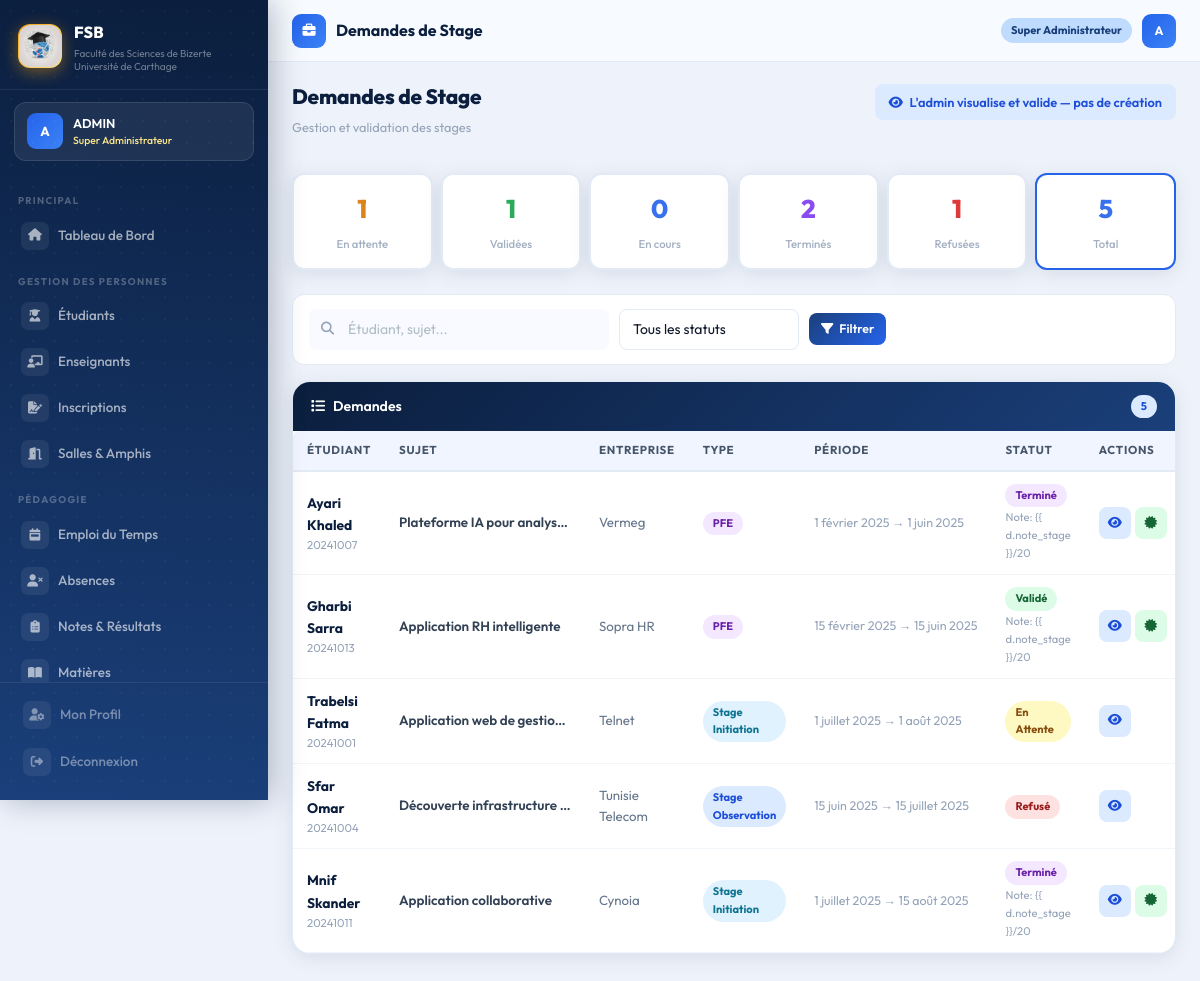
/stages/demandes/ (signed in), run on the app's committed database.
### accounts/models.py (models this page shows, shortened)
class CustomUser(AbstractUser):
    ROLE_CHOICES = [
        ('super_admin',  'Super Administrateur'),
        ('admin',        'Administrateur'),
        ('scolarite',    'Agent Scolarité'),
        ('chef_dept',    'Chef de Département'),
        ('doyen',        'Doyen / Vice-Doyen'),
    ]
    role = models.CharField(
        max_length=20,
        choices=ROLE_CHOICES,
        default='scolarite'
    )
    telephone = models.CharField(max_length=20, blank=True)
    departement = models.CharField(max_length=50, blank=True)

### stages/models.py (models this page shows, shortened)
class DemandeStage(models.Model):
    TYPE_CHOICES = [
        ('observation', 'Stage Observation'),
        ('initiation',  'Stage Initiation'),
        ('pfe',         'PFE'),
    ]
    STATUT_CHOICES = [
        ('en_attente', 'En Attente'),
        ('valide',     'Validé'),
        ('refuse',     'Refusé'),
        ('en_cours',   'En Cours'),
        ('termine',    'Terminé'),
    ]
    etudiant              = models.ForeignKey(Etudiant, on_delete=models.CASCADE,
                                              related_name='stages')
    type_stage            = models.CharField(max_length=20, choices=TYPE_CHOICES)
    entreprise            = models.CharField(max_length=200)
    sujet                 = models.CharField(max_length=300)
    description           = models.TextField(blank=True)
    date_debut            = models.DateField()
    date_fin              = models.DateField()
    encadrant_fsb         = models.ForeignKey(Enseignant, on_delete=models.SET_NULL,
                                              null=True, blank=True,
                                              related_name='stages_encadres')
    encadrant_entreprise  = models.CharField(max_length=100, blank=True)
    statut                = models.CharField(max_length=15, choices=STATUT_CHOICES,
                                             default='en_attente')
    date_demande          = models.DateField(auto_now_add=True)
    rapport               = models.FileField(upload_to='rapports_stage/',
                                             blank=True, null=True)
    note_stage            = models.FloatField(null=True, blank=True)
    commentaire_admin     = models.TextField(blank=True,
                                             help_text="Commentaire interne de l'administration")

### administration/models.py (models this page shows, shortened)
class Etudiant(models.Model):
    STATUT_CHOICES = [
        ('inscrit',   'Inscrit'),
        ('suspendu',  'Suspendu'),
        ('diplome',   'Diplômé'),
        ('abandonne', 'Abandonné'),
    ]
    nom               = models.CharField(max_length=100,null=True, blank=True)
    prenom            = models.CharField(max_length=100,null=True, blank=True)
    numero_etudiant   = models.CharField(max_length=20, unique=True)
    cin               = models.CharField(max_length=20, blank=True)
    email             = models.EmailField(blank=True)
    telephone         = models.CharField(max_length=20, blank=True)
    filiere           = models.ForeignKey(Filiere, on_delete=models.SET_NULL,
                                          null=True, related_name='etudiants')
    annee_inscription = models.IntegerField()
    date_naissance    = models.DateField(null=True, blank=True)
    lieu_naissance    = models.CharField(max_length=100, blank=True)
    adresse           = models.TextField(blank=True)
    statut            = models.CharField(max_length=20, choices=STATUT_CHOICES,
                                         default='inscrit')

### stages/views.py (the view)
@login_required
def liste_demandes(request):
    statut = request.GET.get('statut', '')
    query  = request.GET.get('q', '')
    qs = DemandeStage.objects.select_related(
        'etudiant', 'encadrant_fsb'
    ).order_by('-date_demande')
    if statut:
        qs = qs.filter(statut=statut)
    if query:
        qs = qs.filter(etudiant__nom__icontains=query) | \
             qs.filter(etudiant__prenom__icontains=query) | \
             qs.filter(etudiant__numero_etudiant__icontains=query) | \
             qs.filter(sujet__icontains=query)
    stats = {
        'en_attente': DemandeStage.objects.filter(statut='en_attente').count(),
        'valide':     DemandeStage.objects.filter(statut='valide').count(),
        'refuse':     DemandeStage.objects.filter(statut='refuse').count(),
        'en_cours':   DemandeStage.objects.filter(statut='en_cours').count(),
        'termine':    DemandeStage.objects.filter(statut='termine').count(),
    }
    return render(request, 'stages/liste.html', {
        'demandes': qs,
        'statut':   statut,
        'query':    query,
        'stats':    stats,
    })

### templates/stages/liste.html (shortened to what this page needs)
{% extends 'base.html' %}
{% block page_icon %}<i class="fas fa-briefcase"></i>{% endblock %}
{% block page_title %}Demandes de Stage{% endblock %}
{% block content %}
<div class="page-header">
  <div>
    <h1>Demandes de Stage</h1>
    <p class="sub">Gestion et validation des stages</p>
  </div>
  <div style="background:#dbeafe;color:#1d4ed8;padding:8px 14px;border-radius:8px;font-size:0.8rem;font-weight:600">
    <i class="fas fa-eye me-1"></i> L'admin visualise et valide — pas de création
  </div>
</div>
<div class="row g-2 mb-4">
  <div class="col fu fu1">
    <a href="?statut=en_attente" class="link-unstyled">
      <div class="stat-card {% if statut == 'en_attente' %}active-en-attente{% endif %}">
        <div class="stat-number text-en-attente">{{ stats.en_attente }}</div>
        <div class="stat-label">En attente</div>
      </div>
    </a>
  </div>
  <div class="col fu fu2">
    <a href="?statut=valide" class="link-unstyled">
      <div class="stat-card {% if statut == 'valide' %}active-valide{% endif %}">
        <div class="stat-number text-valide">{{ stats.valide }}</div>
        <div class="stat-label">Validées</div>
      </div>
    </a>
  </div>
  <div class="col fu fu3">
    <a href="?statut=en_cours" class="link-unstyled">
      <div class="stat-card {% if statut == 'en_cours' %}active-en-cours{% endif %}">
        <div class="stat-number text-en-cours">{{ stats.en_cours }}</div>
        <div class="stat-label">En cours</div>
      </div>
    </a>
  </div>
  <div class="col fu fu4">
    <a href="?statut=termine" class="link-unstyled">
      <div class="stat-card {% if statut == 'termine' %}active-termine{% endif %}">
        <div class="stat-number text-termine">{{ stats.termine }}</div>
        <div class="stat-label">Terminés</div>
      </div>
    </a>
  </div>
  <div class="col fu fu5">
    <a href="?statut=refuse" class="link-unstyled">
      <div class="stat-card {% if statut == 'refuse' %}active-refuse{% endif %}">
        <div class="stat-number text-refuse">{{ stats.refuse }}</div>
        <div class="stat-label">Refusées</div>
      </div>
    </a>
  </div>
  <div class="col fu fu6">
    <a href="?" class="link-unstyled">
      <div class="stat-card {% if not statut %}active-total{% endif %}">
        <div class="stat-number text-total">{{ demandes.count }}</div>
        <div class="stat-label">Total</div>
      </div>
    </a>
  </div>
</div>
<form method="get" style="margin-bottom:14px">
  <div class="filter-bar">
    <div class="search-wrap" style="flex:1;max-width:300px">
      <input type="text" name="q" value="{{ query }}" class="form-control" placeholder="Étudiant, sujet...">
    </div>
    <select name="statut" class="form-select" style="max-width:180px">
      <option value="">Tous les statuts</option>
    </select>
    <button type="submit" class="btn-primary-fsb btn-sm"><i class="fas fa-filter"></i> Filtrer</button>
  </div>
</form>
<div class="card-fsb fu">
  <div class="card-fsb-header">
    <div class="header-left"><i class="fas fa-list"></i> Demandes</div>
    <span class="badge-pill b-blue">{{ demandes.count }}</span>
  </div>
  <div class="card-fsb-body" style="padding:0">
    <div class="table-responsive">
      <table class="table-fsb">
        <thead>
          <tr>
            <th>Étudiant</th>
            <th>Sujet</th>
            <th>Entreprise</th>
            <th>Type</th>
            <th>Période</th>
            <th>Statut</th>
            <th>Actions</th>
          </tr>
        </thead>
        <tbody>
          {% for d in demandes %}
          <tr>
            <td>
              <div style="font-weight:700;color:#0b1e3d">{{ d.etudiant.nom }} {{ d.etudiant.prenom }}</div>
              <div style="font-size:0.71rem;color:#94a3b8">{{ d.etudiant.numero_etudiant }}</div>
            </td>
            <td style="max-width:200px">
              <div
                style="font-weight:600;color:#334155;font-size:0.84rem;white-space:nowrap;overflow:hidden;text-overflow:ellipsis">
                {{ d.sujet }}</div>
            </td>
            <td style="font-size:0.83rem;color:#64748b">{{ d.entreprise }}</td>
            <td>
              <span
                class="badge-pill {% if d.type_stage == 'pfe' %}b-purple{% elif d.type_stage == 'initiation' %}b-cyan{% else %}b-blue{% endif %}">
                {{ d.get_type_stage_display }}
              </span>
            </td>
            <td style="font-size:0.78rem;color:#94a3b8;white-space:nowrap">
              {{ d.date_debut }} → {{ d.date_fin }}
            </td>
            <td>
              <span
                class="badge-pill {% if d.statut == 'valide' %}b-green{% elif d.statut == 'refuse' %}b-red{% elif d.statut == 'en_cours' %}b-blue{% elif d.statut == 'termine' %}b-purple{% else %}b-yellow{% endif %}">
                {{ d.get_statut_display }}
              </span>
              {% if d.note_stage %}<div style="font-size:0.7rem;color:#94a3b8;margin-top:2px">Note: {{ d.note_stage
                }}/20</div>{% endif %}
            </td>
            <td>
              <div style="display:flex;gap:4px">
                <a href="{% url 'stages:detail_demande' d.pk %}" class="btn-icon ic-blue" title="Voir détail">
                  <i class="fas fa-eye"></i>
                </a>
                {% if d.statut in 'valide,en_cours,termine' %}
                <a href="{% url 'stages:attestation_stage' d.pk %}" class="btn-icon ic-green" title="Attestation"
                  target="_blank">
                  <i class="fas fa-certificate"></i>
                </a>
                {% endif %}
              </div>
            </td>
          </tr>
          {% endfor %}
        </tbody>
      </table>
    </div>
  </div>
</div>
{% endblock %}

### templates/base.html (shortened to what this page needs)
<!DOCTYPE html>
<html lang="fr">
<head>
    <link href="https://cdn.jsdelivr.net/npm/bootstrap@5.3.2/dist/css/bootstrap.min.css" rel="stylesheet">
    <link href="https://cdnjs.cloudflare.com/ajax/libs/font-awesome/6.5.0/css/all.min.css" rel="stylesheet">
    {% load static %}
    <link rel="stylesheet" href="{% static 'css/fsb.css' %}">
</head>
<body>
    {% if user.is_authenticated %}
    <aside class="sidebar" id="sidebar">
        <div class="sidebar-brand">
            <div class="brand-logo">
                <img src="{% static 'images/logo-fsb.jpg' %}" alt="Logo FSB" width="42" height="42"
                    style="border-radius: 12px; object-fit: cover;">
            </div>
            <div>
                <div class="brand-name">FSB</div>
                <div class="brand-desc">Faculté des Sciences de Bizerte<br>Université de Carthage</div>
            </div>
        </div>
        <div class="sidebar-user">
            <div class="user-avatar">{{ user.first_name|first|upper }}{{ user.last_name|first|upper }}</div>
            <div>
                <div class="user-fullname">{{ user.get_full_name|truncatechars:22 }}</div>
                <div class="user-role-badge">{{ user.get_role_display }}</div>
            </div>
        </div>
        <nav class="sidebar-nav">
            <span class="nav-section">Principal</span>
            <a href="{% url 'administration:dashboard' %}"
                class="sidebar-link {% if request.resolver_match.url_name == 'dashboard' %}active{% endif %}">
                <span class="s-icon"><i class="fas fa-home"></i></span>Tableau de Bord
            </a>
            <span class="nav-section">Gestion des Personnes</span>
            <a href="{% url 'administration:liste_etudiants' %}"
                class="sidebar-link {% if 'etudiants' in request.path %}active{% endif %}">
                <span class="s-icon"><i class="fas fa-user-graduate"></i></span>Étudiants
            </a>
            <a href="{% url 'administration:liste_enseignants' %}"
                class="sidebar-link {% if 'enseignants' in request.path %}active{% endif %}">
                <span class="s-icon"><i class="fas fa-chalkboard-teacher"></i></span>Enseignants
            </a>
            <a href="{% url 'administration:inscriptions' %}"
                class="sidebar-link {% if 'inscriptions' in request.path %}active{% endif %}">
                <span class="s-icon"><i class="fas fa-file-signature"></i></span>Inscriptions
            </a>
            <a href="{% url 'administration:salles' %}"
                class="sidebar-link {% if 'salles' in request.path %}active{% endif %}">
                <span class="s-icon"><i class="fas fa-door-open"></i></span>Salles & Amphis
            </a>
            <span class="nav-section">Pédagogie</span>
            <a href="{% url 'pedagogie:emploi_du_temps' %}"
                class="sidebar-link {% if 'emploi' in request.path %}active{% endif %}">
                <span class="s-icon"><i class="fas fa-calendar-week"></i></span>Emploi du Temps
            </a>
            <a href="{% url 'pedagogie:absences' %}"
                class="sidebar-link {% if 'absences' in request.path %}active{% endif %}">
                <span class="s-icon"><i class="fas fa-user-times"></i></span>Absences
            </a>
            <a href="{% url 'pedagogie:notes' %}"
                class="sidebar-link {% if 'notes' in request.path %}active{% endif %}">
                <span class="s-icon"><i class="fas fa-clipboard-list"></i></span>Notes & Résultats
            </a>
            <a href="{% url 'pedagogie:matieres' %}"
                class="sidebar-link {% if 'matieres' in request.path %}active{% endif %}">
                <span class="s-icon"><i class="fas fa-book-open"></i></span>Matières
            </a>
        </nav>
        <div class="sidebar-footer">
            <a href="{% url 'accounts:profile' %}" class="sidebar-link" style="margin-bottom:3px">
                <span class="s-icon"><i class="fas fa-user-cog"></i></span>Mon Profil
            </a>
            <a href="{% url 'accounts:logout' %}" class="sidebar-link danger">
                <span class="s-icon"><i class="fas fa-sign-out-alt"></i></span>Déconnexion
            </a>
        </div>
    </aside>
    <div class="main-wrapper">
        <header class="topbar">
            <div class="topbar-left">
                <div class="topbar-icon">{% block page_icon %}<i class="fas fa-th"></i>{% endblock %}</div>
                <span class="topbar-title">{% block page_title %}Tableau de Bord{% endblock %}</span>
            </div>
            <div class="topbar-right">
                <span class="role-chip">{{ user.get_role_display }}</span>
                <a class="user-avatar"
                    style="width:34px;height:34px;font-size:0.77rem;border-radius:9px;cursor:pointer;display:inline-flex;align-items:center;justify-content:center;text-decoration:none"
                    href="{% url 'accounts:profile' %}">
                    {{ user.first_name|first|upper }}{{ user.last_name|first|upper }}
                </a>
            </div>
        </header>
        <div class="content-area">
            {% block content %}{% endblock %}
        </div>
    </div>
    {% else %}
    {% block full_content %}{% endblock %}
    {% endif %}
    {% load static %}
</body>
</html>

### templates/stages/liste.html (style rules this page uses)
.link-unstyled { text-decoration: none; }
.stat-card { background: white; border: 2px solid #e2eaf6; border-radius: 12px; padding: 14px; text-align: center; cursor: pointer; transition: all 0.2s; }
.stat-number { font-size: 1.6rem; font-weight: 800; }
.stat-label { font-size: 0.71rem; color: #94a3b8; }
.text-en-attente { color: #d97706; }
.text-valide { color: #16a34a; }
.text-en-cours { color: #2563eb; }
.text-termine { color: #7c3aed; }
.text-refuse { color: #dc2626; }
.text-total { color: #2563eb; }
.active-total { border-color: #2563eb; }

### data on the page
CustomUser: first_name|first "A", get_full_name "ADMIN", role "Super Administrateur"
DemandeStage: etudiant.nom "Ayari", etudiant.prenom "Khaled", etudiant.numero_etudiant "20241007", sujet "Plateforme IA pour analys…", entreprise "Vermeg", type_stage "PFE", date_debut "1 février 2025", date_fin "1 juin 2025", statut "Terminé", note_stage "Note: {{ d.note_stage }}/20"
DemandeStage: etudiant.nom "Gharbi", etudiant.prenom "Sarra", etudiant.numero_etudiant "20241013", sujet "Application RH intelligente", entreprise "Sopra HR", type_stage "PFE", date_debut "15 février 2025", date_fin "15 juin 2025", statut "Validé", note_stage "Note: {{ d.note_stage }}/20"
DemandeStage: etudiant.nom "Trabelsi", etudiant.prenom "Fatma", etudiant.numero_etudiant "20241001", sujet "Application web de gestio…", entreprise "Telnet", type_stage "Stage Initiation", date_debut "1 juillet 2025", date_fin "1 août 2025", statut "En Attente"
DemandeStage: etudiant.nom "Sfar", etudiant.prenom "Omar", etudiant.numero_etudiant "20241004", sujet "Découverte infrastructure…", entreprise "Tunisie Telecom", type_stage "Stage Observation", date_debut "15 juin 2025", date_fin "15 juillet 2025", statut "Refusé"
DemandeStage: etudiant.nom "Mnif", etudiant.prenom "Skander", etudiant.numero_etudiant "20241011", sujet "Application collaborative", entreprise "Cynoia", type_stage "Stage Initiation", date_debut "1 juillet 2025", date_fin "15 août 2025", statut "Terminé", note_stage "Note: {{ d.note_stage }}/20"

### other printed values
{{ stats.en_attente }} "1"
{{ stats.valide }} "1"
{{ stats.en_cours }} "0"
{{ stats.termine }} "2"
{{ stats.refuse }} "1"
{{ demandes.count }} "5"
